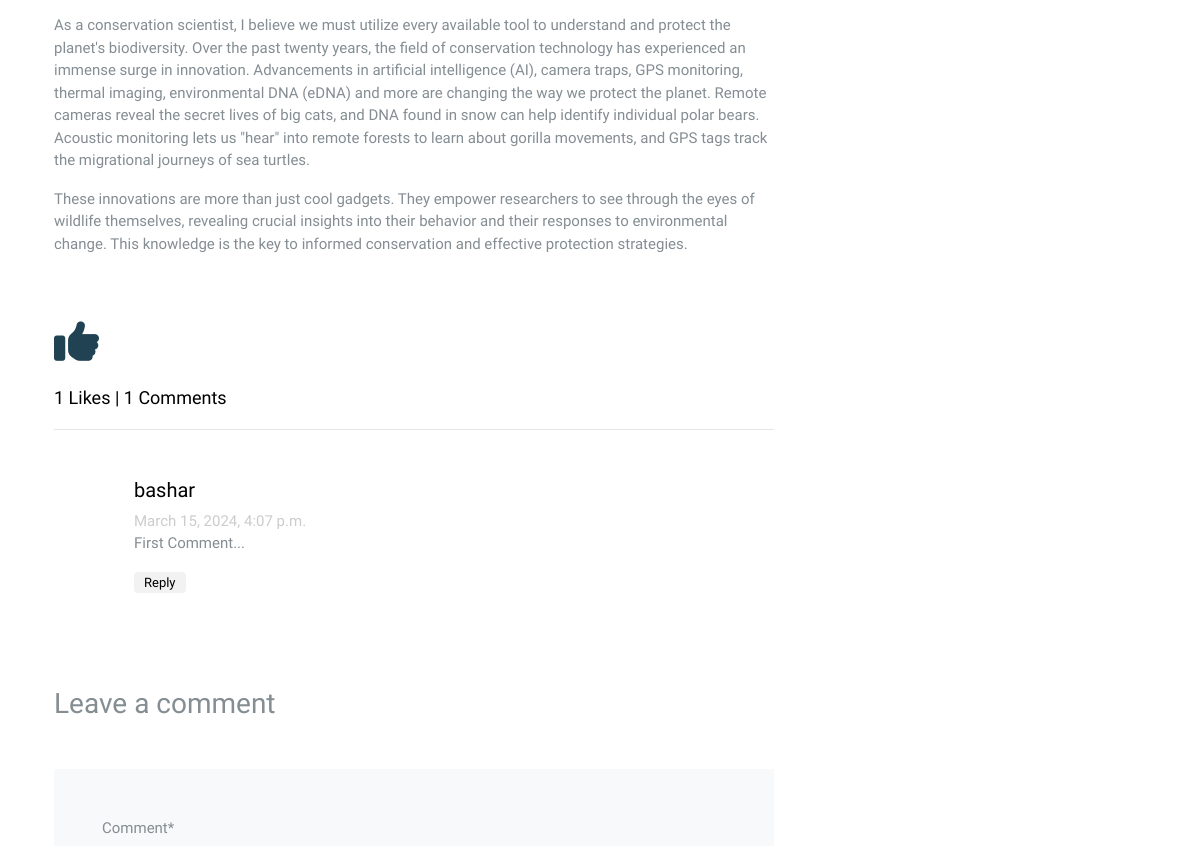
Page /blog/details/Learn-about-wildlife-conservation-with-Rewild-the-World-d61bf5e2-6330-4905-ba07-e8af3579cdfc (signed in, middle part) on the earlier database version.
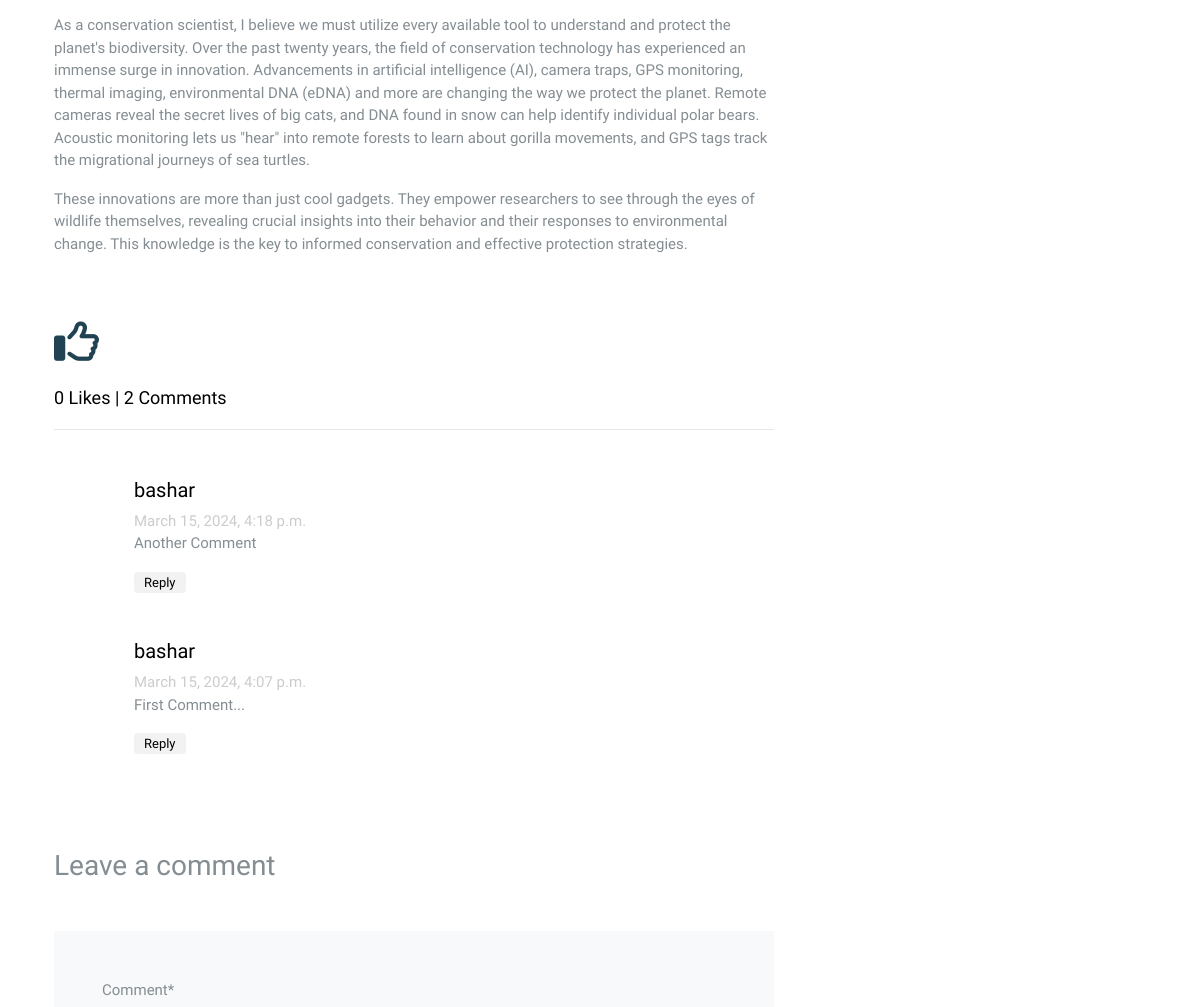
Same page on the later database version.
### App_Blog/models.py (models this page shows, shortened)
class Blog(models.Model):
    author = models.ForeignKey(User, on_delete=models.CASCADE, related_name='post_author')
    blog_title = models.CharField(max_length=264, verbose_name="Put a Title")
    slug = models.SlugField(max_length=264, unique=True)
    blog_content = models.TextField(verbose_name="What is on your mind")
    blog_image = models.ImageField(upload_to='blog_images', verbose_name="Image")
    publish_date = models.DateTimeField(auto_now_add=True)
    update_date = models.DateTimeField(auto_now=True)
    class Meta:
        ordering = ['-publish_date']

class Comment(models.Model):
    blog = models.ForeignKey(Blog, on_delete=models.CASCADE, related_name='blog_comment')
    user = models.ForeignKey(User, on_delete=models.CASCADE, related_name='user_comment')
    comment = models.TextField()
    comment_date = models.DateTimeField(auto_now_add=True)
    class Meta:
        ordering = ['-comment_date']

### App_Blog/views.py (the view, shortened to what this page needs)
# urls.py: path('details/<slug:slug>', views.blog_details, name='blog_details'),
@login_required
def blog_details(request, slug):
    blog = Blog.objects.get(slug=slug)
    comment_form = CommentForm()
    already_liked = Like.objects.filter(blog=blog, user=request.user)
    liked = True if already_liked else False
    return render(request, 'App_Blog/full_blog.html', context= {'blog':blog, 'comment_form':comment_form, 'liked':liked})

### templates/App_Blog/full_blog.html (shortened to what this page needs)
{% extends "base.html" %}
{% load crispy_forms_tags %}
{% block body_block %}
      <section class="section">
        <div class="container">
          <div class="row blog-entries element-animate">
            <div class="col-md-12 col-lg-8 main-content">
              <div class="post-content-body">
                {{blog.blog_content | linebreaks}}
              </div>
              <div class="pt-5 comment-wrap">
                {% if liked %}
                <a href="{% url 'App_Blog:unliked_post' pk=blog.pk %}">
                  <i class="fa-solid fa-thumbs-up fa-3x" ></i>
                </a>
                {% else %}
                <a href="{% url 'App_Blog:liked_post' pk=blog.pk %}">
                  <i class="fa-regular fa-thumbs-up fa-3x"></i>
                </a>
                {% endif %}
                <br> <br>
                <h3 class="mb-5 heading"> {{blog.liked_blog.count}} Likes | {{blog.blog_comment.count}} Comments</h3>
                <ul class="comment-list">
                  {% for comment in blog.blog_comment.all %}
                  <li class="comment">
                    <div class="comment-body">
                      <h3> {{comment.user}} </h3>
                      <div class="meta"> {{comment.comment_date}} </div>
                      <p> {{comment.comment}} </p>
                      <p><a href="#" class="reply rounded">Reply</a></p>
                    </div>
                  </li>
                  {% endfor %}
                </ul>
                <div class="comment-form-wrap pt-5">
                  <h3 class="mb-5">Leave a comment</h3>
                  <form method="POST" class="p-5 bg-light">
                    <div class="form-group">
                      {{ comment_form | crispy }}
                    </div>
                  </form>
                </div>
              </div>
            </div>
            <div class="col-md-12 col-lg-4 sidebar">
          </div>
        </div>
      </section>
{% endblock  %}

Differences in the rows shown:
computed for Blog: liked_blog.count "1" → "0"; blog_comment.count "1" → "2"
added Comment: user "bashar", comment_date "March 15, 2024, 4:18 p.m.", comment "Another Comment"
